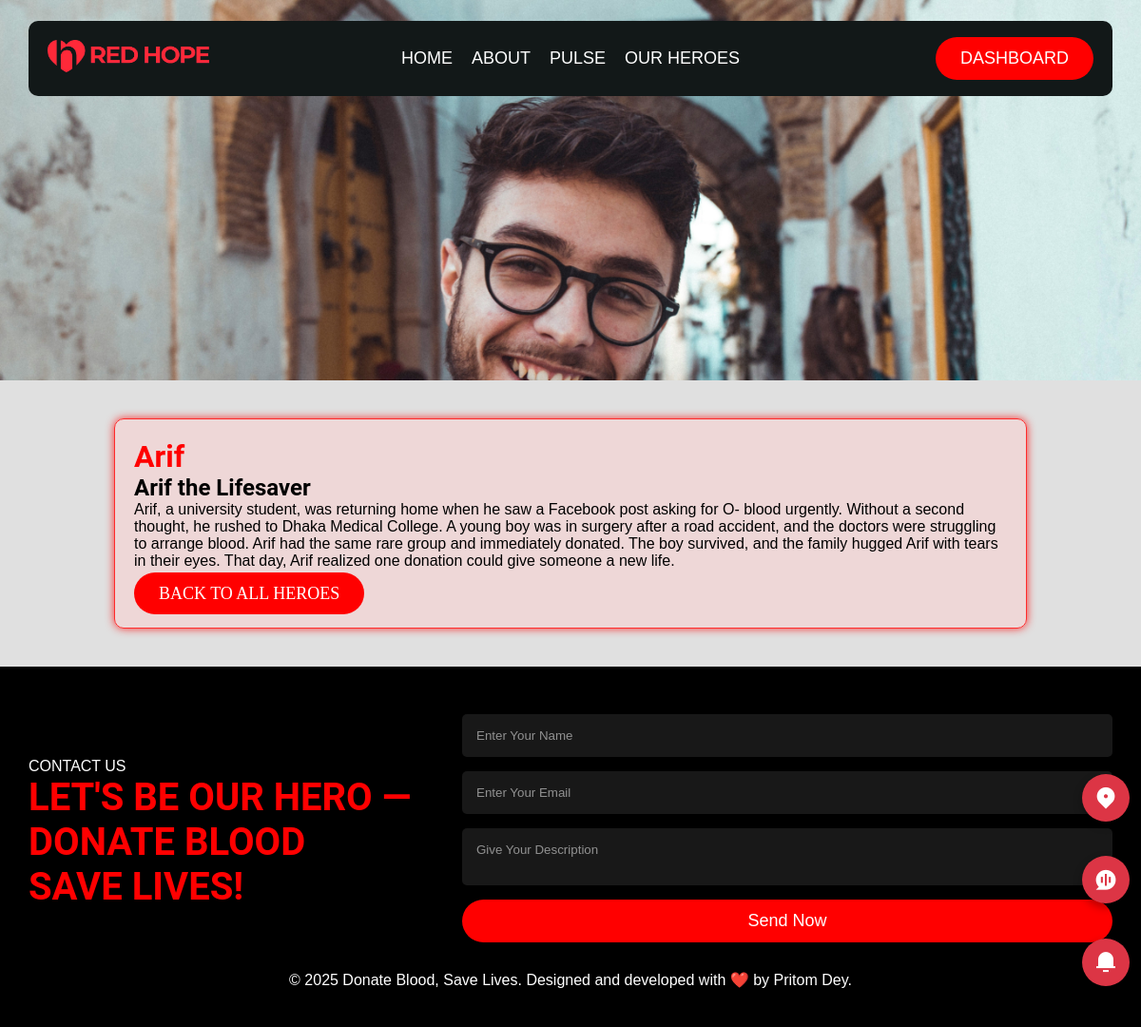
The page /heroes/3/ (signed in) on the database its author committed.
### donor/models.py (models this page shows, shortened)
class Hero(models.Model):
    name = models.CharField(max_length=200)
    title = models.CharField(max_length=200)
    description = models.TextField()
    image = models.ImageField(upload_to="heroes/")

### donor/views.py (the view)
# urls.py: path("heroes/<int:pk>/", views.hero_detail, name="hero_detail"),
@login_required(login_url="login")
def hero_detail(request, pk):
    hero = get_object_or_404(Hero, pk=pk)
    return render(request, "donor/hero_detail.html", {"hero": hero})

### donor/templates/donor/hero_detail.html (shortened to what this page needs)
{% extends 'donor/base.html' %}
{% load static %}
{% block main %}
<div class="hero_details_banner"
style="background: url('{{ hero.image.url }}');
width: 100%;
background-size: cover;
background-repeat: no-repeat;
padding: 200px 0;">
</div>
<div class="hero_detail">
    <h1 style="color: red;">{{ hero.name }}</h1>
    <h2>{{ hero.title }}</h2>
    <p style="margin-bottom: 15px;">{{ hero.description }}</p>
    <a  class="btn " style="font-family: poppins; text-transform: uppercase;
           " href="{% url 'heroes' %}" href="{% url 'heroes' %}">Back to all heroes</a>
</div>
{% endblock main %}

### donor/static/css/style.css (style rules this page uses)
* { margin: 0; padding: 0; box-sizing: border-box; }
html, body { width: 100%; height: 100%; background-color: #e0e0e0; }
h1, h2, h3 { font-family: 'Roboto', sans-serif; }
p { font-family: 'Poppins', sans-serif; }
a { text-decoration: none; }
.btn { background-color: red; color: #fff; padding: 12px 26px; border: none; border-radius: 30px; font-size: 18px; cursor: pointer; transition: all 0.3s ease; }
.hero_detail { width: 80%; border-radius: 10px; padding: 20px; background-color: #ffcccc71; border: 1px solid #ff2b2b; box-shadow: 0 0px 10px rgba(255, 0, 0, 0.801); transition: all 0.3s ease; margin: 40px auto; padding-bottom: 25px; max-width: 1100px; }

### rows shown on the page
Hero: image (picture), name "Arif", title "Arif the Lifesaver", description "Arif, a university student, was returning home when he saw a Facebook post asking for O- blood urgently. Without a second thought, he rushed to Dhaka Medical College. A young boy was in surgery after a road accident, and the doctors were struggling to arrange blood. Arif had the same rare group and immediately donated. The boy survived, and the family hugged Arif with tears in their eyes. That day, Arif realized one donation could give someone a new life."
